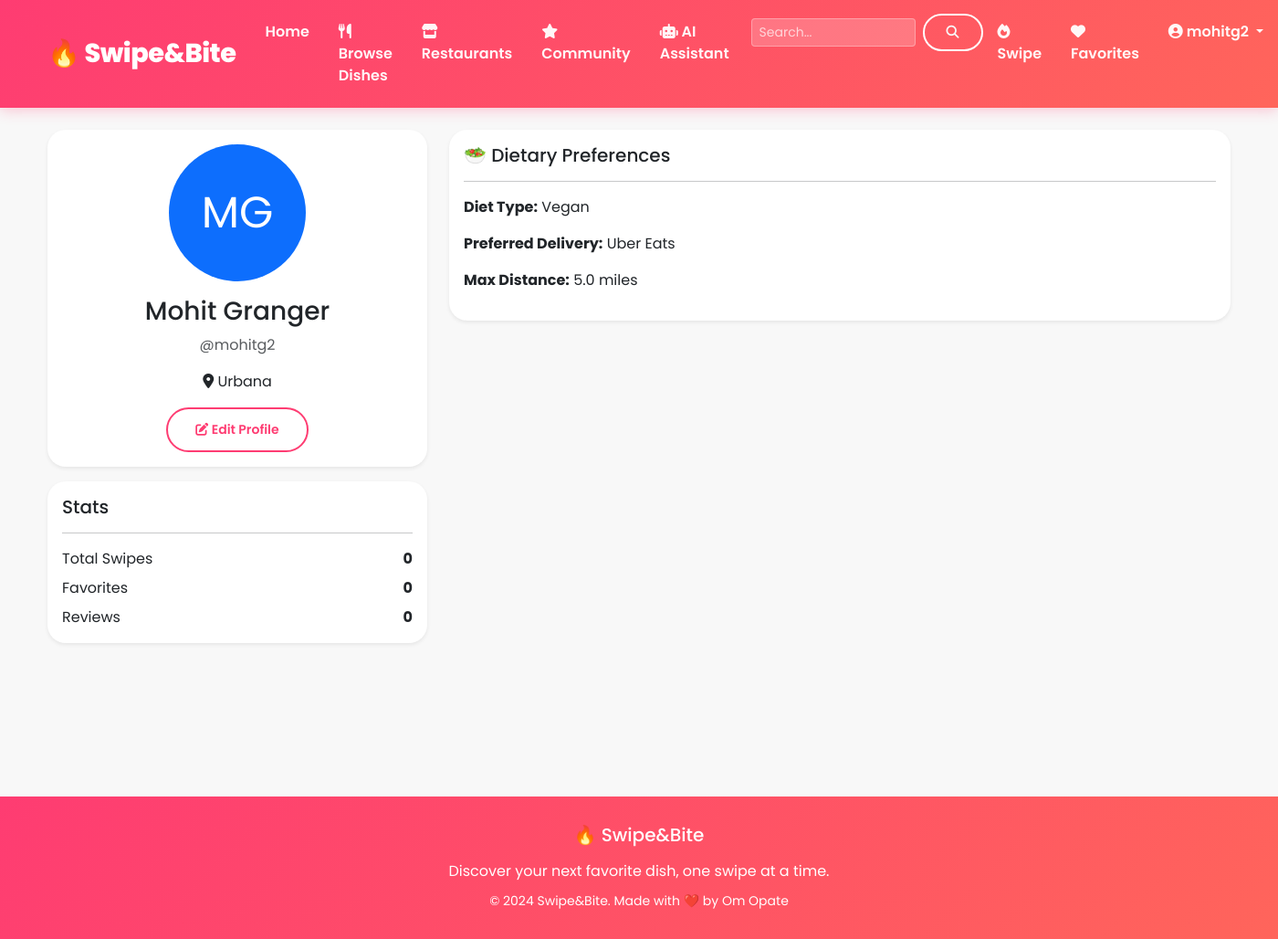
/accounts/profile/ (signed in), run on the app's committed database.
### accounts/models.py (models this page shows, shortened)
class UserProfile(models.Model):
    DIET_CHOICES = [
        ('none', 'No Restriction'),
        ('vegetarian', 'Vegetarian'),
        ('vegan', 'Vegan'),
        ('pescatarian', 'Pescatarian'),
        ('keto', 'Keto'),
        ('paleo', 'Paleo'),
        ('halal', 'Halal'),
        ('kosher', 'Kosher'),
    ]
    DELIVERY_CHOICES = [
        ('ubereats', 'Uber Eats'),
        ('doordash', 'DoorDash'),
        ('grubhub', 'Grubhub'),
    ]
    user = models.OneToOneField(User, on_delete=models.CASCADE, related_name='profile')
    city = models.CharField(max_length=100, blank=True)
    bio = models.TextField(max_length=500, blank=True)
    profile_picture = models.ImageField(upload_to='profile_pics/', blank=True, null=True)
    diet_type = models.CharField(max_length=20, choices=DIET_CHOICES, default='none')
    allergies = models.TextField(
        blank=True,
        help_text="Comma-separated list of allergies (e.g., peanuts, shellfish, dairy)"
    )
    favorite_cuisines = models.TextField(
        blank=True,
        help_text="Comma-separated list of favorite cuisines (e.g., Italian, Mexican, Chinese)"
    )
    daily_calorie_goal = models.IntegerField(null=True, blank=True)
    protein_goal = models.IntegerField(null=True, blank=True, help_text="grams")
    carbs_goal = models.IntegerField(null=True, blank=True, help_text="grams")
    fat_goal = models.IntegerField(null=True, blank=True, help_text="grams")
    preferred_delivery_app = models.CharField(
        max_length=20,
        choices=DELIVERY_CHOICES,
        default='ubereats'
    )
    max_distance_miles = models.FloatField(default=5.0, help_text="Maximum distance for restaurants")
    created_at = models.DateTimeField(auto_now_add=True)
    updated_at = models.DateTimeField(auto_now=True)
    class Meta:
        verbose_name = "User Profile"
        verbose_name_plural = "User Profiles"

### accounts/views.py (the view)
# urls.py: path('profile/', views.profile_view, name='profile'),
@login_required
def profile_view(request):
    profile = request.user.profile
    context = {
        'profile': profile,
        'user': request.user,
    }
    return render(request, 'accounts/profile.html', context)

### templates/accounts/profile.html (shortened to what this page needs)
{% extends 'base.html' %}
{% load static %}
{% block content %}
<div class="container mt-4">
    <div class="row">
        <div class="col-md-4">
            <div class="card shadow-sm">
                <div class="card-body text-center">
                    {% if profile.profile_picture %}
                        <img src="{{ profile.profile_picture.url }}" alt="Profile Picture" class="rounded-circle mb-3" style="width: 150px; height: 150px; object-fit: cover;">
                    {% else %}
                        <div class="rounded-circle bg-primary text-white d-flex align-items-center justify-content-center mx-auto mb-3" style="width: 150px; height: 150px; font-size: 48px;">
                            {{ user.first_name.0 }}{{ user.last_name.0 }}
                        </div>
                    {% endif %}
                    <h3>{{ user.get_full_name }}</h3>
                    <p class="text-muted">@{{ user.username }}</p>
                    {% if profile.city %}
                        <p class="mb-2"><i class="fas fa-map-marker-alt"></i> {{ profile.city }}</p>
                    {% endif %}
                    <a href="{% url 'accounts:profile_edit' %}" class="btn btn-outline-primary btn-sm mt-2">
                        <i class="fas fa-edit"></i> Edit Profile
                    </a>
                </div>
            </div>
            <div class="card shadow-sm mt-3">
                <div class="card-body">
                    <h5 class="card-title">Stats</h5>
                    <hr>
                    <div class="d-flex justify-content-between mb-2">
                        <span>Total Swipes</span>
                        <strong>{{ total_swipes|default:0 }}</strong>
                    </div>
                    <div class="d-flex justify-content-between mb-2">
                        <span>Favorites</span>
                        <strong>{{ favorites_count|default:0 }}</strong>
                    </div>
                    <div class="d-flex justify-content-between">
                        <span>Reviews</span>
                        <strong>{{ reviews_count|default:0 }}</strong>
                    </div>
                </div>
            </div>
        </div>
        <div class="col-md-8">
            <div class="card shadow-sm mb-3">
                <div class="card-body">
                    <h5 class="card-title">🥗 Dietary Preferences</h5>
                    <hr>
                    <div class="row">
                        <div class="col-md-6">
                            <p><strong>Diet Type:</strong> {{ profile.get_diet_type_display }}</p>
                            <p><strong>Preferred Delivery:</strong> {{ profile.get_preferred_delivery_app_display }}</p>
                            <p><strong>Max Distance:</strong> {{ profile.max_distance_miles }} miles</p>
                        </div>
                        <div class="col-md-6">
                        </div>
                    </div>
                </div>
            </div>
        </div>
    </div>
</div>
{% endblock %}

### templates/base.html (shortened to what this page needs)
<!DOCTYPE html>
<html lang="en">
<head>
    <link href="https://cdn.jsdelivr.net/npm/bootstrap@5.3.0/dist/css/bootstrap.min.css" rel="stylesheet">
    <link rel="stylesheet" href="https://cdnjs.cloudflare.com/ajax/libs/font-awesome/6.4.0/css/all.min.css">
</head>
<body>
    <nav class="navbar navbar-expand-lg navbar-dark">
        <div class="container">
            <a class="navbar-brand" href="{% url 'home' %}">
                🔥 Swipe&Bite
            </a>
            <div class="collapse navbar-collapse" id="navbarNav">
                <ul class="navbar-nav ms-auto">
                    <li class="nav-item">
                        <a class="nav-link" href="{% url 'home' %}">Home</a>
                    </li>
                    <li class="nav-item">
                        <a class="nav-link" href="{% url 'dishes:dish_list' %}">
                            <i class="fas fa-utensils"></i> Browse Dishes
                        </a>
                    </li>
                    <li class="nav-item">
                        <a class="nav-link" href="{% url 'dishes:restaurant_list' %}">
                            <i class="fas fa-store"></i> Restaurants
                        </a>
                    </li>
                    <li class="nav-item">
                        <a class="nav-link" href="{% url 'community:community_home' %}">
                            <i class="fas fa-star"></i> Community
                        </a>
                    </li>
                    <li class="nav-item">
                        <a class="nav-link" href="{% url 'recommender:recommender_home' %}">
                            <i class="fas fa-robot"></i> AI Assistant
                        </a>
                    </li>
                    <li class="nav-item">
                        <form method="GET" action="{% url 'search:global_search' %}" class="d-flex ms-2 search-form-nav">
                            <input class="form-control form-control-sm me-2" type="search" name="q" placeholder="Search..." aria-label="Search" style="min-width: 180px;">
                            <button class="btn btn-outline-light btn-sm" type="submit">
                                <i class="fas fa-search"></i>
                            </button>
                        </form>
                    </li>
                    {% if user.is_authenticated %}
                        <li class="nav-item">
                            <a class="nav-link" href="{% url 'swipes:swipe_feed' %}">
                                <i class="fas fa-fire"></i> Swipe
                            </a>
                        </li>
                        <li class="nav-item">
                            <a class="nav-link" href="{% url 'swipes:favorites' %}">
                                <i class="fas fa-heart"></i> Favorites
                            </a>
                        </li>
                        <li class="nav-item dropdown">
                            <a class="nav-link dropdown-toggle" href="#" id="navbarDropdown" role="button" data-bs-toggle="dropdown">
                                <i class="fas fa-user-circle"></i> {{ user.username }}
                            </a>
                        </li>
                    {% endif %}
                </ul>
            </div>
        </div>
    </nav>
    <div class="content-wrapper">
        {% block content %}{% endblock %}
    </div>
    <footer class="text-center">
        <div class="container">
            <h5 class="mb-3">🔥 Swipe&Bite</h5>
            <p class="mb-2">Discover your next favorite dish, one swipe at a time.</p>
            <small>&copy; 2024 Swipe&Bite. Made with ❤️ by Om Opate</small>
        </div>
    </footer>
</body>
</html>

### templates/base.html (style rules this page uses)
:root { --tinder-primary: #FE3C72; --tinder-secondary: #FF6B6B; --tinder-gradient: linear-gradient(135deg, #FE3C72 0%, #FF655B 100%); --tinder-dark: #21262E; --tinder-light: #F8F8F8; }
body { font-family: 'Poppins', sans-serif; background: var(--tinder-light); min-height: 100vh; }
.navbar { background: var(--tinder-gradient) !important; box-shadow: 0 2px 15px rgba(254, 60, 114, 0.3); padding: 15px 0; }
.navbar-brand { font-weight: 800; font-size: 1.8rem; color: white !important; letter-spacing: -0.5px; }
.nav-link { color: rgba(255,255,255,0.95) !important; font-weight: 600; transition: all 0.3s; padding: 8px 16px !important; border-radius: 20px; }
.btn-outline-light { border: 2px solid white; font-weight: 600; border-radius: 25px; padding: 8px 24px; }
.content-wrapper { min-height: calc(100vh - 120px); padding-bottom: 50px; }
footer { background: var(--tinder-gradient); color: white; padding: 30px 0; margin-top: 50px; }
.card { border: none; border-radius: 20px; box-shadow: 0 8px 25px rgba(0,0,0,0.1); transition: transform 0.3s, box-shadow 0.3s; }
.btn-outline-primary { border: 2px solid var(--tinder-primary); color: var(--tinder-primary); padding: 12px 30px; border-radius: 25px; font-weight: 600; transition: all 0.3s; }
.search-form-nav { display: flex; align-items: center; }
.search-form-nav input { background: rgba(255, 255, 255, 0.2); border: 1px solid rgba(255, 255, 255, 0.3); color: white; }
.search-form-nav input::placeholder { color: rgba(255, 255, 255, 0.7); }

### data on the page
UserProfile: city "Urbana", diet_type "Vegan", preferred_delivery_app "Uber Eats", max_distance_miles "5.0"

### other printed values
{{ user.username }} "mohitg2"
{{ user.first_name.0 }} "M"
{{ user.last_name.0 }} "G"
{{ user.get_full_name }} "Mohit Granger"
{{ total_swipes|default:0 }} "0"
{{ favorites_count|default:0 }} "0"
{{ reviews_count|default:0 }} "0"
